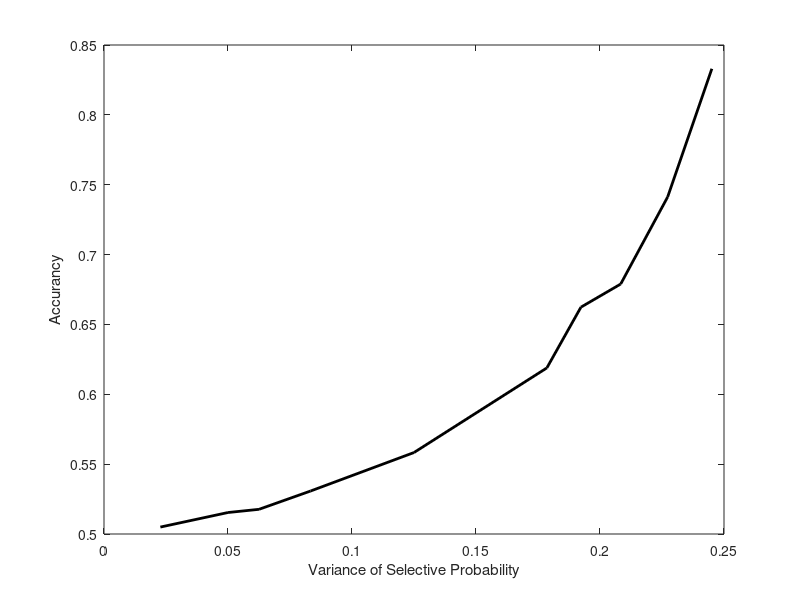

Source code (MATLAB):
idx_idab=[0.01,0.05,0.1,0.15,0.2,0.5,1,1.5,2,5];
idx_range=length(idx_idab);
load('res_ens_20002.mat')
ploty=zeros(1,idx_range);
for idx=1:idx_range
ax=idx_idab(idx);
idx_var(idx)=ax^2/(((ax+ax)^2)*(ax+ax+1));
ploty(idx)=sum(res_emsemble(idx,201:300))/100;
end
plot(idx_var,ploty,'-k','linewidth',2)
xlabel('Variance of Selective Probability')
ylabel('Accurancy')